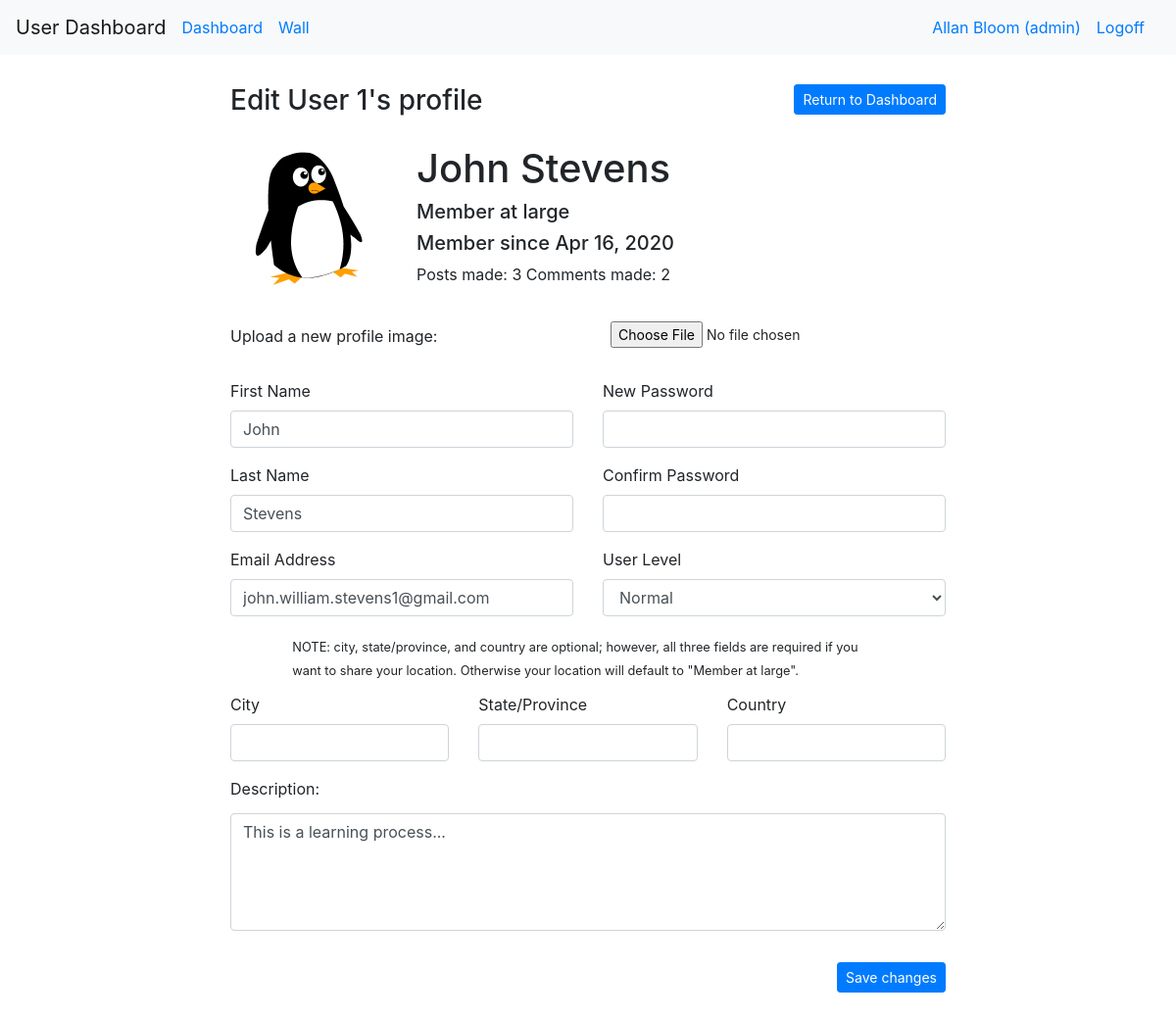
/dashboard/edit_profile/1 (signed in), run on the app's committed database.
### login_and_registration_app/models.py (models this page shows)
class User(models.Model):
    first_name = models.CharField(max_length=255)
    last_name = models.CharField(max_length=255)
    email = models.CharField(max_length=255)
    level = models.IntegerField(default=1)
    description = models.TextField(null=True)
    password = models.CharField(max_length=100)
    created_at = models.DateTimeField(auto_now_add=True)
    updated_at = models.DateTimeField(auto_now=True)
    profile_photo = models.ImageField(upload_to="profile_images", blank=True)
    default_photo = models.ImageField(upload_to="profile_images", default="default.jpg")
    city = models.CharField(max_length=45, null=True)
    state = models.CharField(max_length=45, null=True)
    country = models.CharField(max_length=45, null=True)
    objects = UserManager()

### messageboard_app/models.py (models this page shows)
class Message(models.Model):
    content = models.TextField()
    created_at = models.DateTimeField(auto_now_add=True)
    updated_at = models.DateTimeField(auto_now=True)
    author = models.ForeignKey(User, related_name="messages_posted", on_delete=models.CASCADE)
    recipient = models.ForeignKey(User, related_name="messages_received", on_delete=models.CASCADE)
    edited = models.BooleanField(default=False)
    edited_by = models.IntegerField(default=0)
    objects = MessageManager()

class Comment(models.Model):
    content = models.TextField()
    created_at = models.DateTimeField(auto_now_add=True)
    updated_at = models.DateTimeField(auto_now=True)
    author = models.ForeignKey(User, related_name="comments", on_delete=models.CASCADE)
    message = models.ForeignKey(Message, related_name="comments", on_delete=models.CASCADE)
    edited = models.BooleanField(default=False)
    edited_by = models.IntegerField(default=0)
    objects = CommentManager()

### dashboard_app/views.py (the view)
# urls.py: path("/edit_profile/<int:profile_id>", views.load_edit_profile_page),
def load_edit_profile_page(request, profile_id):
    user = logged_user(request)
    profile = User.objects.filter(id=profile_id)[0]
    if user.level != 9 and user != profile:
        return redirect("/dashboard")
    try:
        errors = request.session["errors"]
    except KeyError:
        errors = None
    context = {
        "user": user,
        "profile": profile,
        "errors": errors
    }
    request.session["errors"] = None
    return render(request, "profile.html", context)

### dashboard_app/views.py (called while the page is built)
def logged_user(request):
    return User.objects.filter(id=request.session["user_id"])[0]

### dashboard_app/templates/profile.html (shortened to what this page needs)
<!doctype html>
<html lang="en">
  <head>
    {% load static %}
    <link rel="stylesheet" type="text/css" href="{% static 'bootstrap.css' %}">
  </head>
  <body>
    <nav class="navbar navbar-expand-md navbar-light bg-light">
      <a class="navbar-brand" href="/">User Dashboard</a>
      <div class="collapse navbar-collapse" id="navbarSupportedContent">
        <a class="navbar-nav mr-sm-0 nav-link" href="/dashboard">Dashboard</a>
        <a class="navbar-nav mr-auto nav-link" href="/message_board/{{user.id}}">Wall</a>
      {% if request.session.user_id == None %}
        <a class="navbar-nav mr-sm-0 nav-link" href="/signin">Signin</a>
      {% else %}
      {% if user.level == 9%}
      <a class="navbar-nav mr-sm-0 nav-link" href="/dashboard/edit_profile/{{user.id}}">{{user.first_name}} {{user.last_name}} (admin)</a>
      {% else %}
      <a class="navbar-nav mr-sm-0 nav-link" href="/dashboard/edit_profile/{{user.id}}">{{user.first_name}} {{user.last_name}}</a>
      {% endif %}
      <a class="navbar-nav mr-sm-0 nav-link" href="/logoff">Logoff</a>
      {% endif %}
      </div>
    </nav>
    <div class="container">
      <div class="row top_row">
        <div class="col-7 col-md-5 offset-md-2">
          {% if user == profile %}
          <h3>Edit your profile</h3>
          {% else %}
          <h3>Edit User {{profile.id}}'s profile</h3>
          {% endif %}
        </div>
        <div class="col-5 col-md-3 text-right">
          <a href="/dashboard" class="btn btn-primary btn-sm">Return to Dashboard</a>
        </div>
      </div>
      <div class="row">
        <div class="col-10 offset-1 col-md-8 offset-md-2">
          <form enctype="multipart/form-data" action="/dashboard/update_profile/{{profile.id}}" method="post">
            <div class="form-group row">
              <div class="col-6 offset-3 col-md-4 offset-md-0 col-xl-3">
                <div class="row">
                  {% if profile.profile_photo %}
                  <div class="col-12 profile_image" style="background-image: url('{{ profile.profile_photo.url }}')"></div>
                  {% else %}
                  <div class="col-12 profile_image" style="background-image: url('{{ profile.default_photo.url }}')"></div>
                  {% endif %}
                </div>
              </div>
              <div class="col-10 offset-2 col-md-8 offset-md-0 col-xl-9 profile_header_content">
                <div class="row">
                  <div class="col-12">
                    <h1>{{profile.first_name}} {{profile.last_name}}</h1>
                  </div>
                </div>
                <div class="row">
                  <div class="col-12">
                    {% if profile.city != "" and profile.state != "" and profile.country != ""%}
                    <h3>{{profile.city}}, {{profile.state}}, {{profile.country}}</h3>
                    {% else %}
                    <h5>Member at large</h5>
                    {% endif %}
                  </div>
                </div>
                <div class="row">
                  <div class="col-12">
                    <h5>Member since {{profile.created_at|date:"M d, Y"}}</h5>
                  </div>
                </div>
                <div class="row">
                  <div class="col-12">
                    <p>Posts made: {{ profile.messages_posted.all|length }} Comments made: {{ profile.comments.all|length }}</p>
                  </div>
                </div>
              </div>
            </div>
            <div class="form-group row">
              <div class="col-12">
                <div class="form-group row">
                  <label class="col-form-label col-12 col-md-6">Upload a new profile image:</label>
                  <div class="form-group col-12 col-md-6">
                    <input type="file" class="form-control-file form-control-sm" name="profile_image_upload">
                  </div>
                </div>
              </div>
              <div class="form-group col-6">
                <div class="form-group">
                  <label>First Name</label>
                  <input type="text" class="form-control" name="first_name" value={{profile.first_name}}>
                </div>
                <div class="form-group">
                  <label>Last Name</label>
                  <input type="text" class="form-control" name="last_name" value={{profile.last_name}}>
                </div>
                <div class="form-group">
                  <label>Email Address</label>
                  <input type="text" class="form-control" name="email" value={{profile.email}}>
                </div>
              </div>
              <div class="form-group col-6">
                <div class="form-group">
                  <label>New Password</label>
                  <input type="password" class="form-control" name="password">
                </div>
                <div class="form-group">
                  <label>Confirm Password</label>
                  <input type="password" class="form-control" name="pw_confirm">
                </div>
                {% if user.level == 9 and user != profile %}
                <div class="form-group">
                  <label>User Level</label>
                  <select name="user_level" class="form-control">
                    {% if profile.level == 9%}
                      <option>Admin</option>
                      <option>Normal</option>
                    {% else %}
                      <option>Normal</option>
                    {% endif %}
                  </select>
                </div>
                {% endif %}
              </div>
            </div>
            <div class="form-group row location_row_header">
              <div class="col-10 offset-1">
                <p><small>NOTE: city, state/province, and country are optional; however, all three fields are required if you
                  want to share your location. Otherwise your location will default to "Member at large".
                </small></p>
              </div>
            </div>
            <div class="form-group row location_row">
              <div class="col-4">
                <label>City</label>
                <input type="text" class="form-control" name="city" value="{{profile.city}}">
              </div>
              <div class="col-4">
                <label>State/Province</label>
                <input type="text" class="form-control" name="state" value="{{profile.state}}">
              </div>
              <div class="col-4">
                <label>Country</label>
                <input type="text" class="form-control" name="country" value="{{profile.country}}">
              </div>
            </div>
            <div class="form-group row description_row">
              <div class="form-group col-12">
                <label>Description:</label>
                <textarea class="form-control" name="description">{{profile.description}}</textarea>
              </div>
            </div>
            <div class="form-group row">
              <div class="form-group col-12 text-right">
                <button type= "submit" class="btn btn-primary btn-sm">Save changes</button>
              </div>
            </div>
          </form>
        </div>
    </div>
  </body>
</html>

### dashboard_app/templates/profile.html (style rules this page uses)
.top_row { margin-top: 30px; margin-bottom: 20px; }
button { min-width: 90px; }
textarea { margin-top: 5px; min-height: 120px; max-height: 150px; overflow: auto; }
.location_row_header { margin-top: -30px; }
.location_row { margin-top: -20px; }
.profile_image { min-height: 150px; background-size: contain; background-position: center; background-repeat: no-repeat; }

### data on the page
User: first_name "Allan", last_name "Bloom"
User: id "1", profile_photo (picture), first_name "John", last_name "Stevens", created_at "Apr 16, 2020", messages_posted.all|length "3", comments.all|length "2", email "john.william.stevens1@gmail.com", user_level "Normal", description "This is a learning process..."
